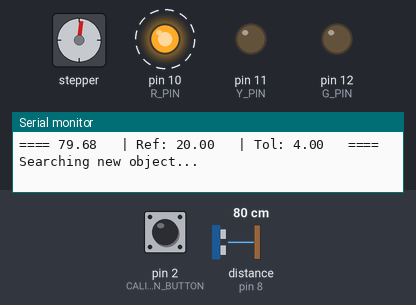
Recording of a sketch running on a simulated Arduino Uno, built with avr-gcc and run on an emulated ATmega328P. Shown: stepper motor, output pins drawn as LEDs (lit = HIGH), the last lines printed to the serial monitor. Wiring (inferred from the names in the program): ultrasonic range finder: trigger pin 9; echo pin 8. Dashed ring = blinking. The inputs (shaded band) are chosen by the test bench; at power-on: distance to the obstacle (sensor on pin 8) 80 cm, pin 2 (CALIBRATION_BUTTON) HIGH. The echo pulse lasts 58.3 µs per cm; stepper angles assume 2048 steps per turn; pins used as bus, display or sensor lines are not drawn.

Above: at 5.4 s.
5.5 s: distance to the obstacle (sensor on pin 8) set to 27 cm
8.5 s: distance to the obstacle (sensor on pin 8) set to 22 cm
At 8.72 s:
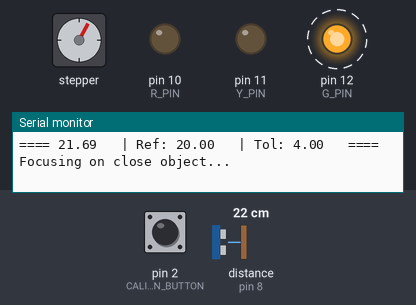
11.5 s: pin 2 (CALIBRATION_BUTTON) pulled LOW for 0.15 s
At 11.66 s:
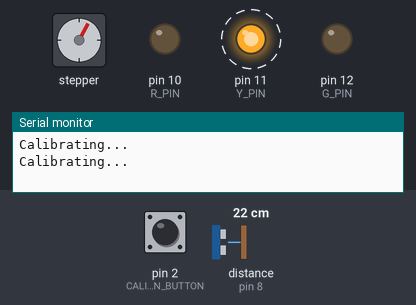
14.5 s: distance to the obstacle (sensor on pin 8) set to 16 cm
At 17.42 s:
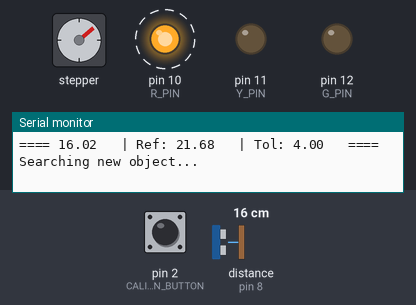
17.5 s: pin 2 (CALIBRATION_BUTTON) pulled LOW for 1 s
At 17.71 s:
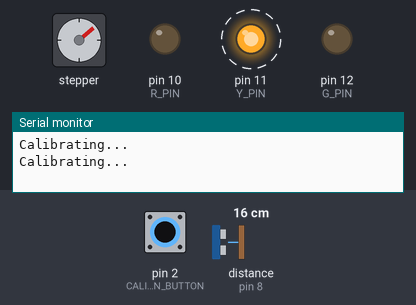
20.5 s: distance to the obstacle (sensor on pin 8) set to 13 cm
23.5 s: distance to the obstacle (sensor on pin 8) set to 10 cm
At 27.57 s:
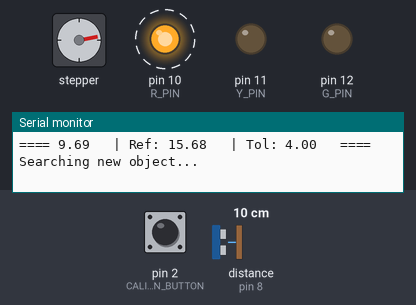
Timing chart, 0 to 29.3 s (numbered marks = the images above; inputs shaded):
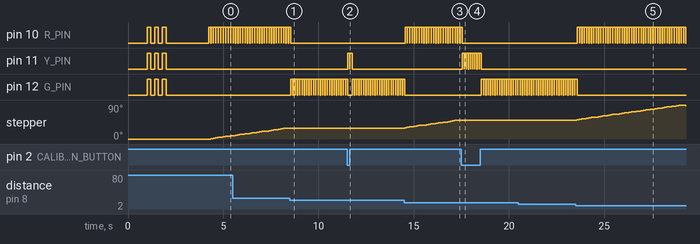

The sketch:

lab_sistemas.ino
```cpp
// Bibliotecas
#include <Arduino.h>

#include "general_headers.hpp"
#include "led_toolkit.hpp"
#include "motor_toolkit.hpp"
#include "lab_functions.hpp"
#include "sonar_toolkit.hpp"


float maj = DEFAULT_DIST + DEFAULT_TOLER;
float min = DEFAULT_DIST - DEFAULT_TOLER;
float ref = DEFAULT_DIST;

// Estados
uint8_t state = WARNING;
uint8_t last_state = WARNING;

// Globals
float dist = 0.0f;
float tol = DEFAULT_TOLER;


void setup() {
  Serial.begin(9600);
  Serial.println("Sonar setting up...");

  sonarInit();
  motorInit(15); // de 12 RPM

  // TODO: Inicializar periférico
  ledInit(R_PIN,Y_PIN,G_PIN);

  // TODO: Inicializar botão de calibração
  pinMode(CALIBRATION_BUTTON, INPUT_PULLUP);

  Serial.println("Sonar READY!");
  delay(2000);
}

void loop() {
  // ---
  // 1. LEITURA:
  dist = sonarRead();

  /***
   * // Para testar sem o sensor HC-SR04 basta apenas injetar um valor manualmente no código.
   *
   * Exemplos:
   * dist = 10.0f;  // Que vai corresponder a: (state == IN_FOCUS (CASE 1) / state == SEARCHING (CASE 2))
   * dist = 30.0f;  // Que vai corresponder a: (state == SEARCHING (CASE 1) / state == SEARCHING (CASE 2))
   *
   * // Desta forma poderá testar o sensor remotamente!
   */


  // ---
  // 2. DECISÃO (Lógica com histerese):
  // state = stateCase1(dist, ref);
  // state = stateCase2(dist, min, maj);
  state = stateCase2Extended(dist, min, maj);


  // ---
  // 3. AÇÃO (Baseada no estado atual)
  switch (state) {
    case SEARCHING:
      motorSweep();
      printLogs("Searching new object...",dist,ref,tol);
      ledWrite(R_PIN);
      break;

    case IN_FOCUS:
      printLogs("Focusing on close object...",dist,ref,tol);
      ledWrite(G_PIN);
      break;

    case CALIBRATING:
      Serial.println("Calibrating...");
      recordNewDist(&maj, &min, dist, &ref);
      ledWrite(Y_PIN);
      break;

    default:
      // Erro
      printError("Error!", dist, ref, tol);
      ledWarning();
      break;
  }

  delay(100);
}
```

general_headers.hpp
```cpp
#ifndef G_HEADERS_HPP
#define G_HEADERS_HPP

// Pins
#define CALIBRATION_BUTTON 2

#define PINO_TRIG 9
#define PINO_ECHO 8

#define R_PIN 10
#define Y_PIN 11
#define G_PIN 12


// Metrics (Consultar guia e documentação do HC-SR04 (Link no guia)))
#define DEFAULT_DIST    20.0f   // [cm]
#define DEFAULT_TOLER   4.0f    // tolerance [cm] - Completar e explicar a necessidade
#define TOO_CLOSE_DIST  4.0f    // [cm]
#define TOO_FAR_DIST    400.0f  // [cm]
#define OUT_OF_RANGE    999.0f  // (Não se correlaciona exatamente com o alcance do aparelho) [cm]


// States (switch-case na função void loop())
#define IN_FOCUS    0
#define SEARCHING   1
#define CALIBRATING 2
#define WARNING     3 // Por n ser referenciado no switch-case, aciona o estado default


// Motor Lib constants
#define OUTPUT1 7
#define OUTPUT2 6
#define OUTPUT3 5
#define OUTPUT4 4

#define STP_PER_ROTATION 2048
#define LIM_STP 512  // 1/4 de volta para a esquerda e direita

#endif
```

lab_functions.cpp
```cpp
#include <Arduino.h>

#include "lab_functions.hpp"
#include "general_headers.hpp"

void printLogs(char *input, float dist, float ref, float tol){
  Serial.print("==== ");
  Serial.print(dist);
  Serial.print("\t | Ref: ");
  Serial.print(ref);
  Serial.print("\t | Tol: ");
  Serial.print(tol);
  Serial.print("\t ==== ");
  Serial.println(input);
}

void printError(char *input, float dist, float ref, float tol){
  Serial.print("==== ");
  Serial.print("ERROR: ");
  Serial.print(dist);
  Serial.print("\t | Ref: ");
  Serial.print(ref);
  Serial.print("\t | Tol: ");
  Serial.print(tol);
  Serial.print("\t ==== ");
  Serial.println(input);
}


/***
 * Começar a editar as funções a partir daqui.
 */

void recordNewDist(float *maj, float *min, float dist, float *ref){

	*ref = dist;
	*maj = dist + DEFAULT_TOLER;
	*min = dist - DEFAULT_TOLER;

	if(*maj > TOO_FAR_DIST)
  {
    *maj = TOO_FAR_DIST;
  }

  if(*min < TOO_CLOSE_DIST)
  {
    *min = TOO_CLOSE_DIST;
  }

}


int stateCase1(float dist, float ref){
  if (dist < ref)
  {
    return IN_FOCUS;
  }

  else
  {
    return SEARCHING;
  }
}

int stateCase2(float dist, float min, float maj){
	if(dist > min && dist < maj)
  {
    return IN_FOCUS;
	}

  else
  {
		return SEARCHING;
	}

}

int stateCase2Extended(float dist, float min, float maj){

  int button_state = digitalRead(CALIBRATION_BUTTON);
  if(button_state == LOW){
    return CALIBRATING;
  }

	if((dist > TOO_FAR_DIST) || (dist < TOO_CLOSE_DIST)){
		return WARNING;
	}

	if(dist > min && dist < maj)
  {
    return IN_FOCUS;
	}

  else
  {
		return SEARCHING;
	}
}
```

lab_functions.hpp
```cpp
#ifndef MY_FUNCT_HPP
#define MY_FUNCT_HPP

/**
 * @brief Prints logs in a convention.
 *
 * @param input String of an useful info in runtime
 * @param dist Distance measured
 * @param ref Reference distance
 * @param tol Tolerance
 */
void printLogs(char *input, float dist, float ref, float tol);

/**
 * @brief Prints errors in a convention.
 *
 * @param input String of an useful error info in runtime
 * @param dist Distance measured
 * @param ref Reference distance
 * @param tol Tolerance
 */
void printError(char *input, float dist, float ref, float tol);

/**
 * @brief Records a new reference distance taking in account the tolerance provided. (Example of a modification)
 *
 * @param maj Upper bound
 * @param min Lower bound
 * @param dist New reference distance
 * @param ref Reference distance
 */
void recordNewDist(float *maj, float *min, float dist, float *ref);

/**
 * @brief Returns the state of the circuit in Case 1. No Schmitt trigger.
 *
 * @param dist Distance between the sensor and the obstacle
 * @param ref Reference distance
 * @return int
 */
int stateCase1(float dist, float ref);

/**
 * @brief Returns the state of the circuit in Case 2. Uses an interval to detect an object distancing a determined value from the sensor
 *
 * @param dist Current distance
 * @param min Lower bound
 * @param maj Upper bound
 * @return int
 */
int stateCase2(float dist, float min, float maj);

/**
 * @brief stateCase2() + Verifies measurement + Cablibration
 *
 * @param dist Current distance
 * @param min Lower bound
 * @param maj Upper bound
 * @return int
 */
int stateCase2Extended(float dist, float min, float maj);

#endif
```

led_toolkit.cpp
```cpp
#include <Arduino.h>

#include "led_toolkit.hpp"

// Pinos de aviso
uint8_t r_pin = 0;
uint8_t y_pin = 0;
uint8_t g_pin = 0;

void ledIgnite(const uint8_t mode){
  digitalWrite(r_pin, mode);
  digitalWrite(y_pin, mode);
  digitalWrite(g_pin, mode);
}

void ledInit( const uint8_t r,
              const uint8_t y,
              const uint8_t g)
{
  pinMode((r_pin = r), OUTPUT);
  pinMode((y_pin = y), OUTPUT);
  pinMode((g_pin = g), OUTPUT);

  for(int i = 0; i < 3; i++){
    ledIgnite(HIGH);
    delay(200);
    ledIgnite(LOW);
    delay(200);
  }
}

void ledWrite(const uint8_t pin){
  ledIgnite(LOW);
  delay(10);
  digitalWrite(pin, HIGH);
}

void ledWarning(){
  ledIgnite(HIGH);
  delay(100);
  ledIgnite(LOW);
}
```

led_toolkit.hpp
```cpp
#ifndef LED_TOOLKIT_
#define LED_TOOLKIT_

void ledInit( const uint8_t r,
              const uint8_t y,
              const uint8_t g);

void ledWrite(const uint8_t pin);
void ledWarning();
void ledIgnite(const uint8_t mode);

#endif
```

motor_toolkit.cpp
```cpp
#include <Arduino.h>
#include <Stepper.h>

#include "motor_toolkit.hpp"
#include "general_headers.hpp"


Stepper motor(  STP_PER_ROTATION,
                OUTPUT1,
                OUTPUT3,
                OUTPUT2,
                OUTPUT4);

int cur_stp = 0;
int direct = 1;


void motorInit(int speed_rpm) {
  motor.setSpeed(speed_rpm);
}

void motorSweep() {
  motor.step(direct * 5);  // Avança 5 passos de cada vez
  cur_stp += (direct * 5);

  // Inverte a direção (LIM_STP configura os limites de passada)
  if (cur_stp >= LIM_STP || cur_stp <= -LIM_STP) {
    direct *= -1;
  }
}
```

motor_toolkit.hpp
```cpp
#ifndef MOTOR_TK_HPP
#define MOTOR_TK_HPP

void motorInit(int speed_rpm);
void motorSweep();

#endif
```

sonar_toolkit.cpp
```cpp
#include <Arduino.h>

#include "sonar_toolkit.hpp"
#include "general_headers.hpp"

void sonarInit() {
  pinMode(PINO_TRIG, OUTPUT);
  digitalWrite(PINO_TRIG, LOW);
  delayMicroseconds(2);
  pinMode(PINO_ECHO, INPUT);
  delay(1000);  //Warm-Up
}

float sonarRead() {
  digitalWrite(PINO_TRIG, HIGH);
  delayMicroseconds(10);
  digitalWrite(PINO_TRIG, LOW);

  // TIMEOUT 30 ms para recolher a arcada de ECHO
  long tof = pulseIn(PINO_ECHO,
                     HIGH,
                     30000);

  if (tof == 0) {
    return OUT_OF_RANGE;  // Retorna OUT_OF_RANGE se o retorno for 0 (FOR DEBUG HUSTLES)
  }
  return (tof * 0.0343) / 2.0;
}
```

sonar_toolkit.hpp
```cpp
#ifndef SONAR_TK_HPP
#define SONAR_TK_HPP


void sonarInit();
float sonarRead();

#endif
```

Measured:
- the behaviour switches between 25 and 24 cm on distance to the obstacle (sensor on pin 8) (found by bisection; images 0 and 1)
- the behaviour switches between 18 and 17 cm on distance to the obstacle (sensor on pin 8) (found by bisection; images 2 and 3)
- the behaviour switches between 12 and 11 cm on distance to the obstacle (sensor on pin 8) (found by bisection; images 4 and 5)
- after the input at 8.5 s, pin 10 (R_PIN): goes on until 8.5 s, then stays LOW; pin 12 (G_PIN): alternates HIGH for 0.11 s and LOW for 0.01 s, starting after 0.05 s; stepper: stops changing and stays 29°
- after the input at 11.5 s, pin 11 (Y_PIN): alternates HIGH for 0.11 s and LOW for 0.01 s, 4 changes in all, then stays LOW, starting at once
- after the input at 14.5 s, pin 10 (R_PIN): alternates HIGH for 0.12 s and LOW for 0.01 s, starting after 0.05 s; pin 12 (G_PIN): goes on until 14.5 s, then stays LOW; stepper: keeps turning clockwise at about 8°/s, starting at once
- after the input at 17.5 s, pin 10 (R_PIN): goes on until 17.5 s, then stays LOW; pin 11 (Y_PIN): alternates HIGH for 0.10 s and LOW for 0.01 s, 18 changes in all, then stays LOW, starting after 0.05 s; pin 12 (G_PIN): alternates HIGH for 0.11 s and LOW for 0.01 s, starting after 1.1 s; stepper: stops changing and stays 50°
- after the input at 23.5 s, pin 10 (R_PIN): alternates HIGH for 0.11 s and LOW for 0.01 s, starting after 0.09 s; pin 12 (G_PIN): goes on until 23.6 s, then stays LOW; stepper: turns 40° clockwise in 5.5 s, then 2° counter-clockwise in 0.12 s
